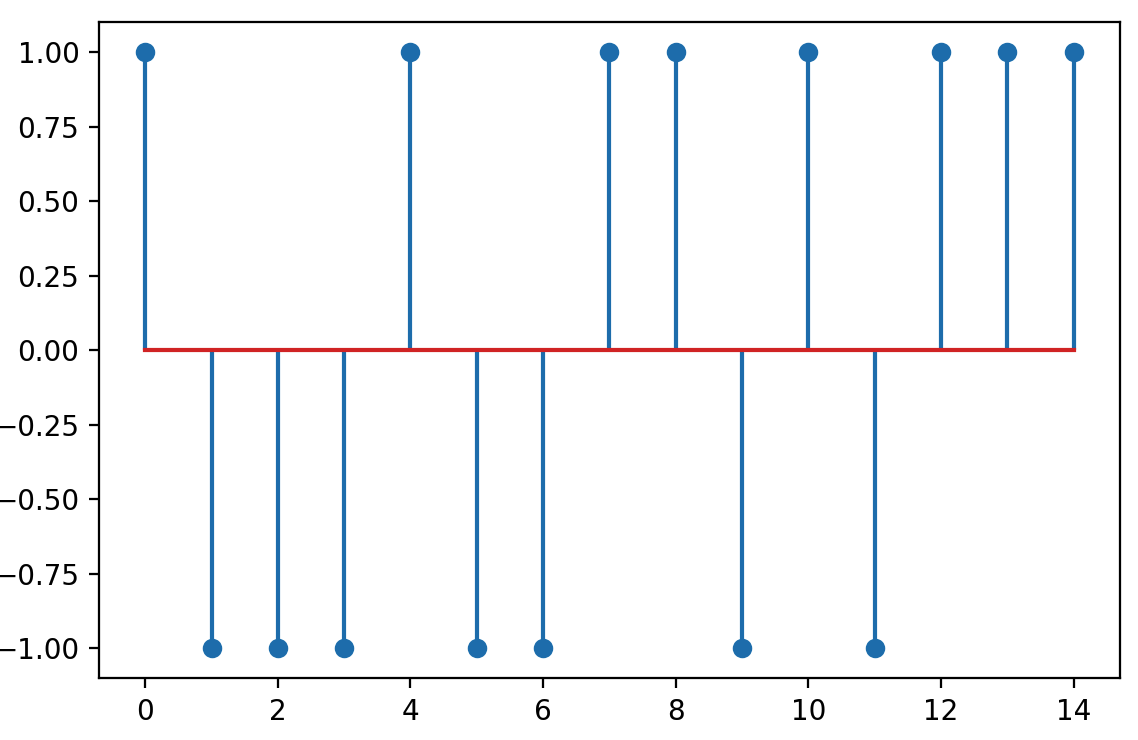

Write the Python code that produced this figure.
import numpy as np
import matplotlib.pyplot as plt


def gen_MLBS(taps: int, start: int):
    numTaps = int(
        np.ceil(np.log2(taps)).astype(int)
    )
    length = 2**numTaps - 1
    state = start

    sequence = []
    for ll in range(length):
        # move last bit to output
        sequence.append(state & 1)
        feedback = state
        for tt in range(1, numTaps - 1):
            if (taps >> (numTaps - tt - 1)) & 1:
                feedback ^= state >> tt
        # keep only last bit of combined XOR
        feedback &= 1
        # shift registers
        state = state >> 1
        # feedback from back to front
        state |= feedback << (numTaps - 1)

    sequence = 2 * (np.array(sequence) - 0.5)
    return sequence


if __name__ == "__main__":
    sequence = gen_MLBS(0xC + 1, 1)
    plt.stem(sequence)
    plt.show()
